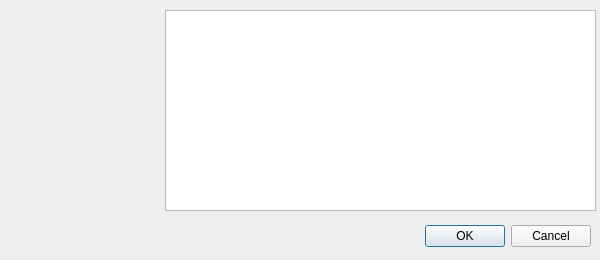
<?xml version="1.0" encoding="UTF-8"?>
<ui version="4.0">
 <class>AboutDialog</class>
 <widget class="QDialog" name="AboutDialog">
  <property name="windowModality">
   <enum>Qt::WindowModal</enum>
  </property>
  <property name="geometry">
   <rect>
    <x>0</x>
    <y>0</y>
    <width>600</width>
    <height>260</height>
   </rect>
  </property>
  <property name="sizePolicy">
   <sizepolicy hsizetype="Preferred" vsizetype="Preferred">
    <horstretch>0</horstretch>
    <verstretch>0</verstretch>
   </sizepolicy>
  </property>
  <property name="minimumSize">
   <size>
    <width>600</width>
    <height>260</height>
   </size>
  </property>
  <property name="maximumSize">
   <size>
    <width>600</width>
    <height>260</height>
   </size>
  </property>
  <property name="windowTitle">
   <string>About</string>
  </property>
  <property name="modal">
   <bool>true</bool>
  </property>
  <widget class="QDialogButtonBox" name="buttonBox">
   <property name="geometry">
    <rect>
     <x>250</x>
     <y>220</y>
     <width>341</width>
     <height>32</height>
    </rect>
   </property>
   <property name="orientation">
    <enum>Qt::Horizontal</enum>
   </property>
   <property name="standardButtons">
    <set>QDialogButtonBox::Cancel|QDialogButtonBox::Ok</set>
   </property>
  </widget>
  <widget class="QLabel" name="logoLabel">
   <property name="geometry">
    <rect>
     <x>10</x>
     <y>30</y>
     <width>151</width>
     <height>151</height>
    </rect>
   </property>
   <property name="text">
    <string/>
   </property>
   <property name="textFormat">
    <enum>Qt::PlainText</enum>
   </property>
   <property name="scaledContents">
    <bool>true</bool>
   </property>
   <property name="alignment">
    <set>Qt::AlignCenter</set>
   </property>
  </widget>
  <widget class="QTextBrowser" name="descriptionTextBrowser">
   <property name="geometry">
    <rect>
     <x>165</x>
     <y>10</y>
     <width>431</width>
     <height>201</height>
    </rect>
   </property>
   <property name="openExternalLinks">
    <bool>true</bool>
   </property>
   <property name="openLinks">
    <bool>false</bool>
   </property>
  </widget>
 </widget>
 <resources/>
 <connections>
  <connection>
   <sender>buttonBox</sender>
   <signal>accepted()</signal>
   <receiver>AboutDialog</receiver>
   <slot>accept()</slot>
   <hints>
    <hint type="sourcelabel">
     <x>248</x>
     <y>254</y>
    </hint>
    <hint type="destinationlabel">
     <x>157</x>
     <y>274</y>
    </hint>
   </hints>
  </connection>
  <connection>
   <sender>buttonBox</sender>
   <signal>rejected()</signal>
   <receiver>AboutDialog</receiver>
   <slot>reject()</slot>
   <hints>
    <hint type="sourcelabel">
     <x>316</x>
     <y>260</y>
    </hint>
    <hint type="destinationlabel">
     <x>286</x>
     <y>274</y>
    </hint>
   </hints>
  </connection>
 </connections>
</ui>
